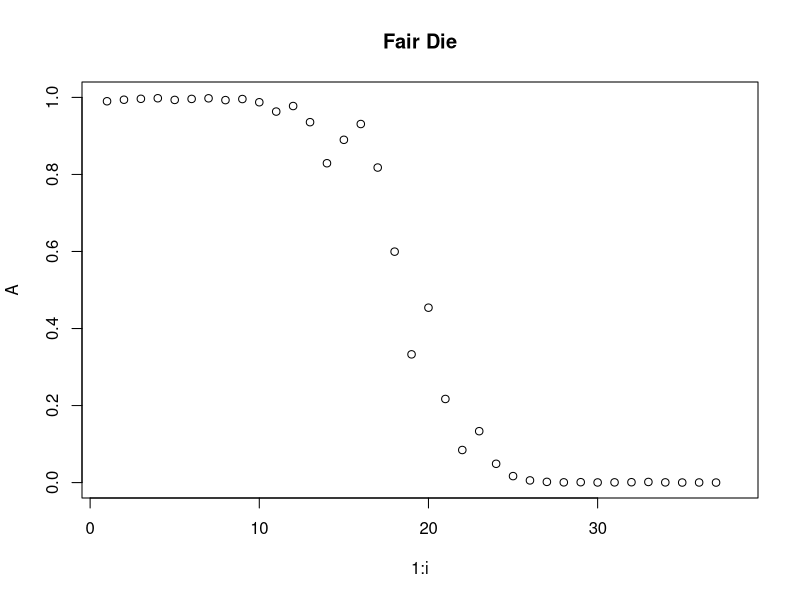
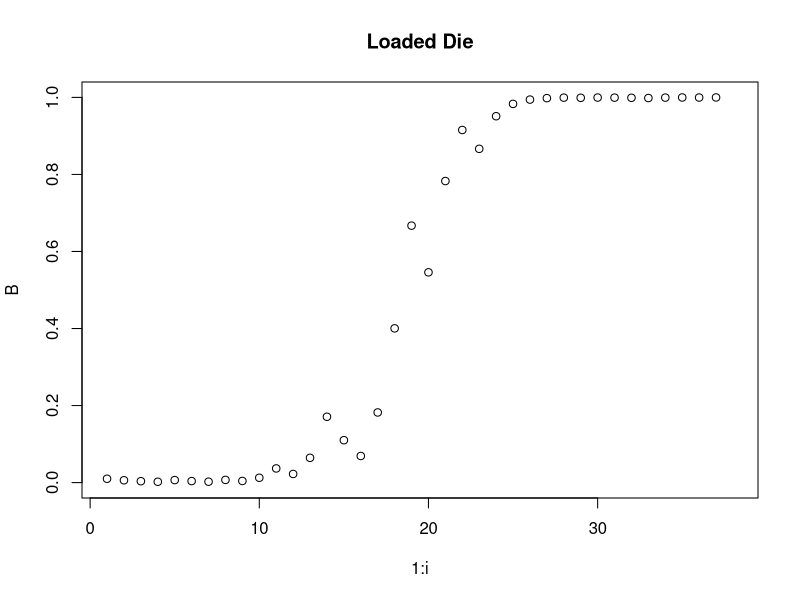

Reproduce these figures in R, in order. (Note: a time limit stopped this script after it produced the figures.)

#######################################################Questions 1##################################################

#likelihood 
#infected <- c(.91,.09)
#notInfected <- c(.16,.84)
#Function to create a data list given a 
getData <-  function(likelihood, numPoints)
{
  d <- vector(mode="integer",length=numPoints)
  for(i in 1:numPoints)
  {
    if(runif(1) <= likelihood[1])
    {
      d[i] <- 1
    }
    else
    {
      d[i] <- 2
    }
    
  }
  return(d)
}  

#getData(infected,50)
#data <- getData(infected,50)

############################*Variables to change*##################################################
#prior
#(Fair|Loaded) 
prior <- c(.99,.01)
#likelihood  
A_likelihood <- c(1/6,1/6,1/6,1/6,1/6,1/6)
B_likelihood <- c(1/10,1/10,1/10,1/10,1/10,5/10)
#data rolls given 
data<-c(2,3,2,6,3,5,6,2,6,6,2,6,6,2,3,6,6,6,5,6,6,5,6,6,6,6,6,4,6,3,3,3,6,6,5,6,6)
##################################################################################################
A <-  vector()
B <-  vector()
x <- 0
y <- 0
titleStr <- ""

for(i in 1:length(data))
{
  
  A[i] <- prior[1]
  B[i] <- prior[2]
  marginal <- prior[1] * A_likelihood[data[i]] + prior[2]*B_likelihood[data[i]]
  #print(marginal)
  prior[1] <- prior[1] * A_likelihood[data[i]] / marginal
  prior[2] <- prior[2] * B_likelihood[data[i]] / marginal
  
  
  #titleStr <-  paste(titleStr, data[i], sep="")
  #plot(1:i, A, main=titleStr, ylim=c(0,1), xlim=c(1,length(data)+1))
  #plot(1:i, B, main=titleStr, ylim=c(0,1), xlim=c(1,length(data)+1))
}

titleStr="Fair Die"
plot(1:i, A, main=titleStr, ylim=c(0,1), xlim=c(1,length(data)+1))

titleStr="Loaded Die"
plot(1:i, B, main=titleStr, ylim=c(0,1), xlim=c(1,length(data)+1))

################################################Question 2##########################################################

#Prior
#priorA <- .99
#priorB <- .01


# p(positive) , p(negative)
likelihoodA <- c(1/6,1/6,1/6,1/6,1/6,1/6)
likelihoodB<- c( 1/10, 1/10, 1/10, 1/10, 1/10, 5/10)

#generate data  
getDataFromLikelihood <- function( likelihood, numPoints) 
{
  d <- vector(mode="integer", length=numPoints);
  myprobs <- c( 1/10, 1/10, 1/10, 1/10, 1/10, 5/10)
    
  #set.seed(1)
  d <- sample(1:6, size = numPoints, replace = TRUE, prob = likelihood)
  #plotting distribution
  #barplot(table(d))
  
  
  return(d)
}

print(data)
numTests <- 1:100
numSimulationsPerCycle <- 10000

averagePosteriorValue <- c(length=length(numTests))
estimatedPower<- c(length=length(numTests))

for( i in numTests ) 
{
  posteriorValues <- c(length=numSimulationsPerCycle)
  
  for( j in 1:numSimulationsPerCycle  ) 
  {
    # reset our prior each time  
    probA <-  c(.99,.01)
    
    data <- getDataFromLikelihood( likelihoodB, numTests[i])
    
    for( k in 1:length(data))
    {
      denom <- probA[1] * likelihoodA[data[i]] + probA[2] * likelihoodB[data[k]];
     
      probA[1] = probA[1] * likelihoodA[data[k]] / denom;
      probA[2] = probA[2] * likelihoodB[data[k]] / denom;
     
    }
    #*change this*
    posteriorValues[j] = probA[2]	
  }
  
  averagePosteriorValue[i] = mean(posteriorValues)
  #is this correct?
  estimatedPower[i] <- sum(posteriorValues >= 1-0.001  ) / numSimulationsPerCycle 
}


plot(numTests, log10(1-averagePosteriorValue))
lines( numTests, rep(log10(.05),length(numTests)),col="red")


plot( numTests, estimatedPower)
